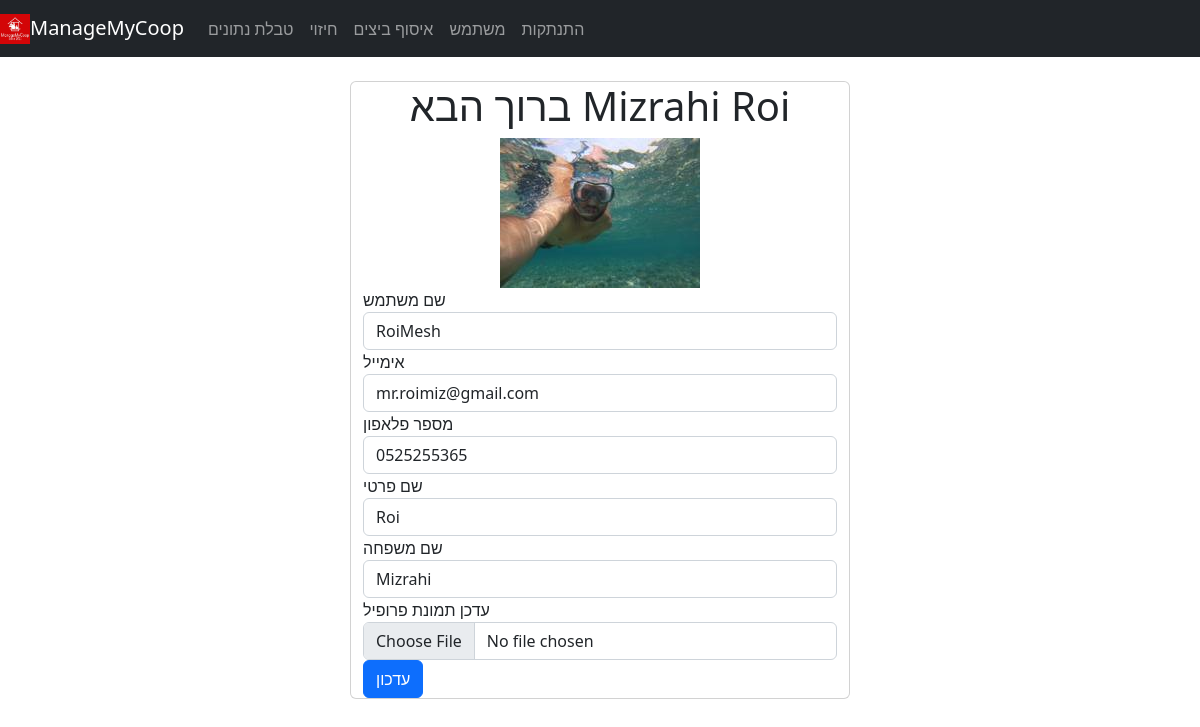
/account (signed in), run on the app's committed database.
### application/models.py (models this page shows, shortened)
class User(db.Model,UserMixin):
    __tablename__ = 'users'
    id = db.Column(db.Integer , primary_key = True)
    profile_image = db.Column(db.String(64), nullable= False, default = 'default_profile.png')
    email = db.Column(db.String(64), unique =True, index = True)
    username = db.Column(db.String(64), unique= True, index = True)
    first_name = db.Column(db.String(64), nullable= False)
    last_name = db.Column(db.String(64), nullable= False)
    phone = db.Column(db.String(64), nullable= False)
    password_hash = db.Column(db.String(128))
    posts = db.relationship('EggPost', backref='collector', lazy = True)

### application/users/views.py (the view)
@users.route('/account', methods = ['GET','POST'])
@login_required
def account():
    form = UpdateUserForm()
    if form.validate_on_submit():
        print(form)
        if form.picture.data:
            username = current_user.username
            pic = add_profile_pic(form.picture.data, username)
            current_user.profile_image = pic
        current_user.username = form.username.data
        current_user.email = form.email.data
        current_user.first_name = form.first_name.data
        current_user.last_name = form.last_name.data
        current_user.phone = form.phone.data
        db.session.commit()
        flash("user account updated")
        return redirect(url_for("users.account"))
    elif request.method == "GET":
        form.username.data = current_user.username
        form.first_name.data = current_user.first_name
        form.last_name.data = current_user.last_name
        form.phone.data = current_user.phone
        form.email.data = current_user.email
    profile_image = "application/static/profile_pics/"+current_user.profile_image
    return render_template("account.html", profile_image = profile_image, form = form)

### application/users/forms.py
class UpdateUserForm(FlaskForm):
    first_name = StringField('שם פרטי', validators=[DataRequired()])
    last_name = StringField('שם משפחה', validators=[DataRequired()])
    email = StringField('אימייל', validators=[DataRequired(), Email()])
    phone = StringField('מספר פלאפון', validators=[DataRequired()])
    username = StringField('שם משתמש', validators=[DataRequired()])
    picture = FileField('עדכן תמונת פרופיל', validators=[FileAllowed(['jpg','png','jpeg','gif'])])
    submit = SubmitField("עדכון")

### application/models.py (called while the page is built)
@login_manager.user_loader
def load_user(user_id):
    return User.query.get(user_id)

### application/templates/account.html (shortened to what this page needs)
{% extends "base.html" %}
{% block content %}
<br>
<div class="mx-auto" style="width: 500px;">
<div class="card w-100">
<div class="jumbotron">
  <div align= 'center'>
    <h1>ברוך הבא  {{current_user.last_name}} {{current_user.first_name}}</h1>
    <img align= 'center' src="{{url_for('static', filename= 'profile_pics/'+ current_user.profile_image)}}">
  </div>
</div>
<div class="container">
  <form method="POST" action= "" enctype="multipart/form-data">
    <div class="form-group col-12">
    {{form.username.label(class="form-group")}}
    {{form.username(class="form-control w-100")}}
    </div>
    <div class="form-group col-12">
    {{form.email.label(class="form-group")}}
    {{form.email(class="form-control w-100")}}
    </div>
    <div class="form-group col-12">
    {{form.phone.label(class="form-group")}}
    {{form.phone(class="form-control w-100")}}
    </div>
    <div class="form-group col-12">
    {{form.first_name.label(class="form-group")}}
    {{form.first_name(class="form-control w-100")}}
    </div>
    <div class="form-group col-12">
    {{form.last_name.label(class="form-group")}}
    {{form.last_name(class="form-control w-100")}}
    </div>
    <div class="form-group col-12">
    {{form.picture.label(class="form-group")}}
    {{form.picture(class="form-control w-100")}}
    </div>
    <div class="form-group col-12">
    {{form.submit(class = 'btn btn-primary')}}
    </div>
  </form>
  </div>
</div>
</div>
</div>
{% endblock %}

### application/templates/base.html (style rules this page uses)
body { background-image: url(https://cdn.pixabay.com/photo/2017/04/16/00/03/egg-2233677_1280.jpg); background-repeat: no-repeat; background-attachment: fixed; background-size: 100% 100%; }

### data on the page
User: last_name "Mizrahi", first_name "Roi", profile_image (picture), username "RoiMesh", email "mr.roimiz@gmail.com", phone "0525255365"
